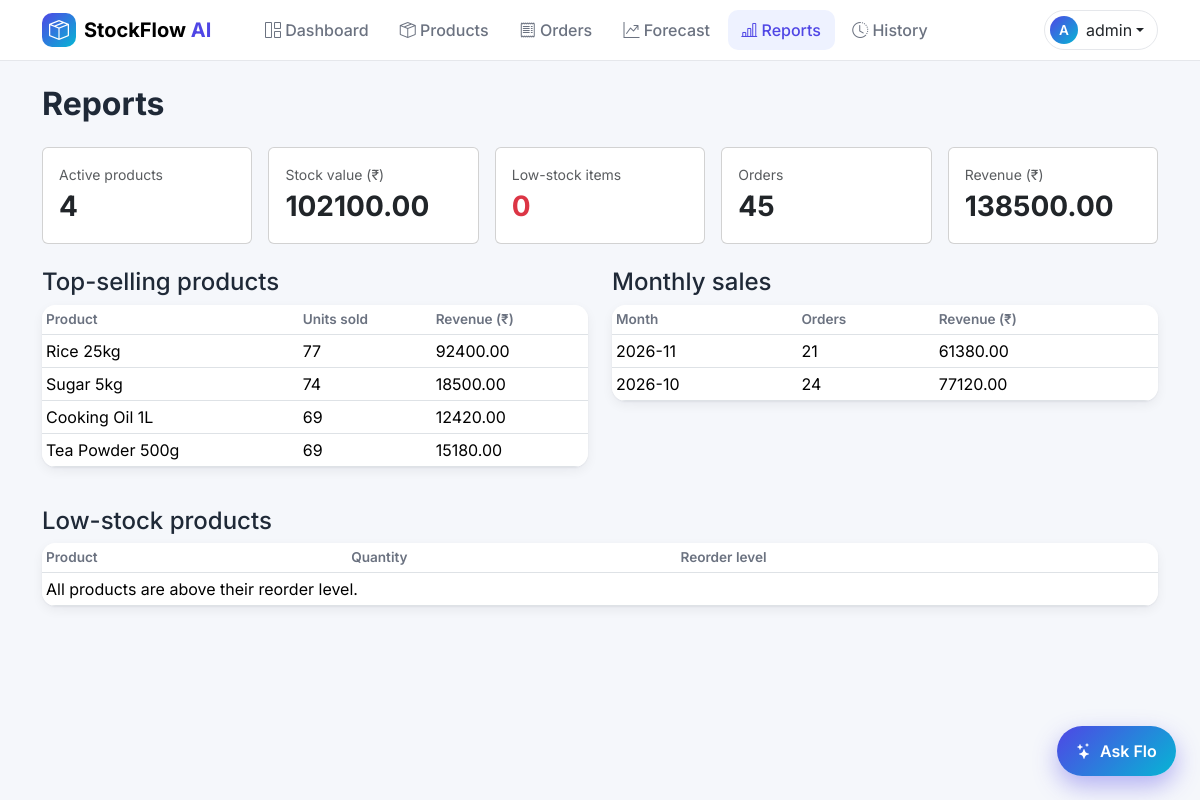
The app's page /reports (signed in), older data.
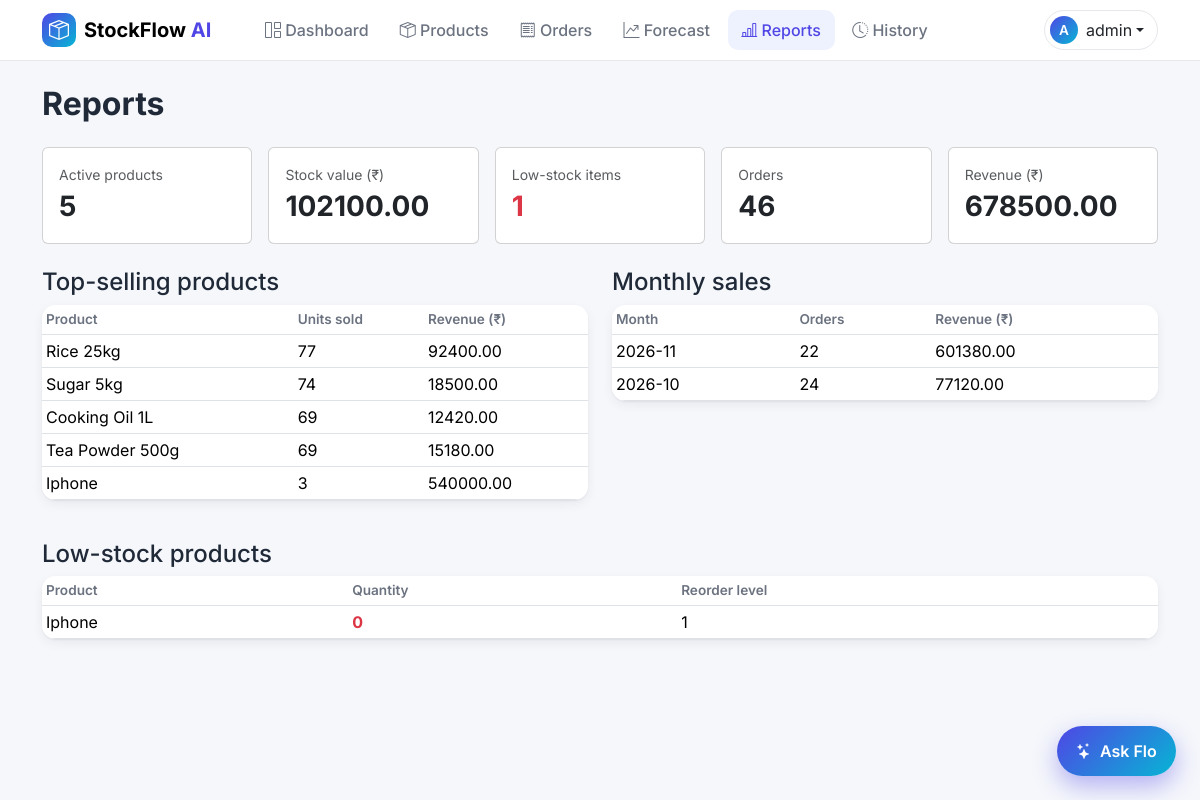
The same page, newer data.
### app/models.py (models this page shows, shortened)
class Product(db.Model):
    id = db.Column(db.Integer, primary_key=True)
    name = db.Column(db.String(120), unique=True, nullable=False)
    quantity = db.Column(db.Integer, nullable=False, default=0)
    price = db.Column(db.Float, nullable=False)
    reorder_level = db.Column(db.Integer, nullable=False, default=10)
    is_active = db.Column(db.Boolean, nullable=False, default=True)

### app/tools.py (the view)
    @app.route("/reports")
    @admin_required
    def reports():
        return render_template(
            "reports.html",
            summary=inventory_summary(),
            top_products=top_selling_products(),
            months=monthly_sales(),
            low_stock=low_stock_products(),
        )

### app/auth.py (called while the page is built)
@login_manager.user_loader
def load_user(user_id):
    return db.session.get(User, int(user_id))

def admin_required(view):
    @wraps(view)
    def wrapped(*args, **kwargs):
        if not current_user.is_authenticated:
            return login_manager.unauthorized()
        if not current_user.is_admin:
            abort(403)
        return view(*args, **kwargs)
    return wrapped

### app/models.py (called while the page is built)
    @property
    def is_admin(self):
        return self.role == "admin"

### app/reports.py (called while the page is built)
def top_selling_products(limit=5):
    quantity_sold = func.sum(OrderItem.quantity).label("quantity_sold")
    revenue = func.sum(OrderItem.quantity * OrderItem.unit_price).label("revenue")
    query = (
        select(Product.name, quantity_sold, revenue)
        .join(OrderItem, OrderItem.product_id == Product.id)
        .group_by(Product.id, Product.name)
        .order_by(quantity_sold.desc(), Product.name)
        .limit(limit)
    )
    return [
        {"name": row.name, "quantity_sold": row.quantity_sold, "revenue": float(row.revenue)}
        for row in db.session.execute(query)
    ]

### app/templates/reports.html (shortened to what this page needs)
{% extends "base.html" %}
{% block content %}
    <h1>Reports</h1>
    <div class="row g-3 mt-2">
        <div class="col-6 col-md">
            <div class="card"><div class="card-body">
                <div class="text-muted small">Active products</div>
                <div class="fs-3 fw-bold">{{ summary.total_products }}</div>
            </div></div>
        </div>
        <div class="col-6 col-md">
            <div class="card"><div class="card-body">
                <div class="text-muted small">Stock value (₹)</div>
                <div class="fs-3 fw-bold">{{ "%.2f"|format(summary.stock_value) }}</div>
            </div></div>
        </div>
        <div class="col-6 col-md">
            <div class="card"><div class="card-body">
                <div class="text-muted small">Low-stock items</div>
                <div class="fs-3 fw-bold text-danger">{{ summary.low_stock_count }}</div>
            </div></div>
        </div>
        <div class="col-6 col-md">
            <div class="card"><div class="card-body">
                <div class="text-muted small">Orders</div>
                <div class="fs-3 fw-bold">{{ summary.order_count }}</div>
            </div></div>
        </div>
        <div class="col-6 col-md">
            <div class="card"><div class="card-body">
                <div class="text-muted small">Revenue (₹)</div>
                <div class="fs-3 fw-bold">{{ "%.2f"|format(summary.revenue) }}</div>
            </div></div>
        </div>
    </div>
    <div class="row mt-4">
        <div class="col-md-6">
            <h4>Top-selling products</h4>
            <table class="table table-sm">
                <thead><tr><th>Product</th><th>Units sold</th><th>Revenue (₹)</th></tr></thead>
                <tbody>
                    {% for row in top_products %}
                        <tr>
                            <td>{{ row.name }}</td>
                            <td>{{ row.quantity_sold }}</td>
                            <td>{{ "%.2f"|format(row.revenue) }}</td>
                        </tr>
                    {% else %}
                        <tr><td colspan="3">No sales yet.</td></tr>
                    {% endfor %}
                </tbody>
            </table>
        </div>
        <div class="col-md-6">
            <h4>Monthly sales</h4>
            <table class="table table-sm">
                <thead><tr><th>Month</th><th>Orders</th><th>Revenue (₹)</th></tr></thead>
                <tbody>
                    {% for row in months %}
                        <tr>
                            <td>{{ row.month }}</td>
                            <td>{{ row.orders }}</td>
                            <td>{{ "%.2f"|format(row.revenue) }}</td>
                        </tr>
                    {% else %}
                        <tr><td colspan="3">No sales yet.</td></tr>
                    {% endfor %}
                </tbody>
            </table>
        </div>
    </div>
    <h4 class="mt-4">Low-stock products</h4>
    <table class="table table-sm">
        <thead><tr><th>Product</th><th>Quantity</th><th>Reorder level</th></tr></thead>
        <tbody>
            {% for product in low_stock %}
                <tr>
                    <td>{{ product.name }}</td>
                    <td class="text-danger fw-bold">{{ product.quantity }}</td>
                    <td>{{ product.reorder_level }}</td>
                </tr>
            {% else %}
                <tr><td colspan="3">All products are above their reorder level.</td></tr>
            {% endfor %}
        </tbody>
    </table>
{% endblock %}

Row changes from the older to the newer data that the page shows:
added Product: name "Iphone", quantity_sold "3", revenue "540000.00", quantity "0", reorder_level "1"
Text that changed along with them:
{{ summary.total_products }}: "4" → "5"
{{ summary.low_stock_count }}: "0" → "1"
{{ summary.order_count }}: "45" → "46"
{{ "%.2f"|format(summary.revenue) }}: "138500.00" → "678500.00"
new list line: "2026-11 22 601380.00"
list line gone: "2026-11 21 61380.00"
text no longer shown: "All products are above their reorder level."
